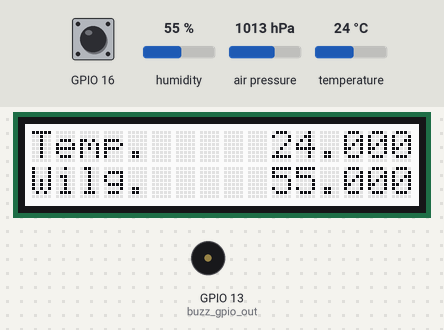
A program run on a simulated Raspberry Pi (BCM pin numbers). Parts: 16×2 character LCD, buzzer (waves = sounding, pin HIGH). The inputs (shaded band) are chosen by the test bench; at power-on: temperature 24 °C, GPIO 16 HIGH, humidity 55 %, air pressure 1013 hPa. Threads take turns every 2 ms; what the program prints to the terminal is not drawn.

Above: at 1.2 s.
1.3 s: temperature set to 25.5 °C
At 5.2 s:
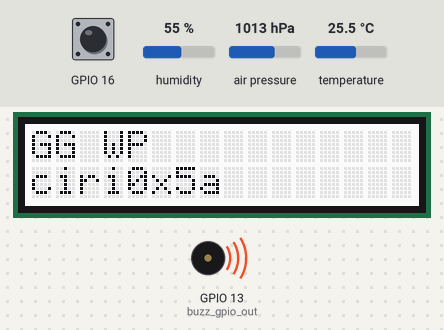
At 6.5 s:
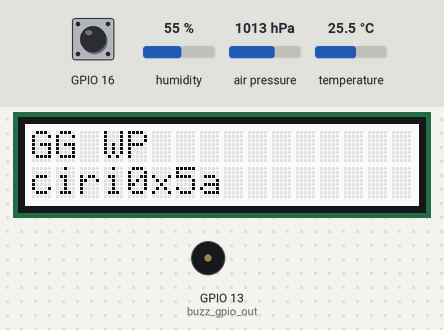
6.9 s: temperature set to 28 °C
Timing chart, 0 to 17.0 s (numbered marks = the images above; inputs shaded):
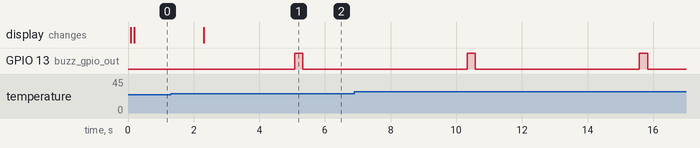

The program:

lcd-rotate-msgs.py
```python
#!/usr/bin/python
import threading
from collections import deque
from enum import Enum
from time import sleep, perf_counter

import bme280
import smbus2
import RPi.GPIO as GPIO
import rgb1602
import w1thermsensor

# setup bme280
port = 3
address = 0x76
bus = smbus2.SMBus(port)
bme280.load_calibration_params(bus, address)
# setup lcd
lcd = rgb1602.RGB1602(16, 2)
# setup gpio
GPIO.setmode(GPIO.BCM)
GPIO.setwarnings(False)
# setup gpio buttons
GPIO.setup(16, GPIO.IN, pull_up_down=GPIO.PUD_UP)
GPIO.setup(17, GPIO.IN, pull_up_down=GPIO.PUD_UP)
GPIO.setup(18, GPIO.IN, pull_up_down=GPIO.PUD_UP)
GPIO.setup(19, GPIO.IN, pull_up_down=GPIO.PUD_UP)
GPIO.setup(20, GPIO.IN, pull_up_down=GPIO.PUD_UP)
# setup ds18b20
ds18b20 = w1thermsensor.W1ThermSensor()
# setup gpio buzzer
buzz_gpio_out = 13
GPIO.setup(buzz_gpio_out, GPIO.OUT)

# global sensors values
temp = 0.0
humi = 0.0
press = 0.0
probe_temp = 0.0


class Button(Enum):
    SELECT = 16
    UP = 17
    DOWN = 18
    LEFT = 19
    RIGHT = 20
    NONE = -1


def lcd_read_buttons():
    for btn in Button:
        if btn != Button.NONE:
            if GPIO.input(btn.value) == 1:
                return btn
    return Button.NONE


def lcd_print_messages(messages, indexes=None):
    if indexes is None:
        indexes = [0, 1]
    lcd.setCursor(0, 0)
    lcd.printout(messages[indexes[0]].ljust(16))
    lcd.setCursor(0, 1)
    lcd.printout(messages[indexes[1]].ljust(16))


def bme280_read_data_thread():
    while True:
        data = bme280.sample(bus, address)
        global temp, humi, press
        temp = data.temperature
        humi = data.humidity
        press = data.pressure
        sleep(1)


def buzzer_temp_thread():
    while True:
        if probe_temp > 25.0:
            GPIO.output(buzz_gpio_out, GPIO.HIGH)
            sleep(0.25)
            GPIO.output(buzz_gpio_out, GPIO.LOW)
        else:
            GPIO.output(buzz_gpio_out, GPIO.LOW)
        sleep(5)


def get_sensors_readable_data():
    return ['Temp.     {}'.format(f"{temp:06.03f}"),
            'Wilg.     {}'.format(f"{humi:06.03f}"),
            'Cisn.   {}'.format(f"{press:08.03f}"),
            'Temp.zewn.{}'.format(f"{probe_temp:06.03f}")]


def ds18b20_read_data_thread():
    while True:
        global probe_temp
        probe_temp = ds18b20.get_temperature()


def main():
    threading.Thread(target=ds18b20_read_data_thread).start()
    threading.Thread(target=bme280_read_data_thread).start()
    threading.Thread(target=buzzer_temp_thread).start()

    btn_pressed = Button.NONE
    messages = get_sensors_readable_data()
    indexes = deque(list(range(len(messages))))

    btn_hold = False
    time_btn_hold = 0.0

    while True:
        messages = get_sensors_readable_data()
        if not btn_hold:
            lcd_print_messages(messages, indexes)
        btn_last_state = btn_pressed
        # noinspection PyUnusedLocal
        btn_pressed = lcd_read_buttons()
        sleep(0.1)
        btn_pressed = lcd_read_buttons()
        # press
        if btn_pressed != Button.NONE and btn_pressed != btn_last_state:
            # scroll
            if btn_pressed == Button.UP:
                indexes.rotate(1)
            elif btn_pressed == Button.DOWN:
                indexes.rotate(-1)
        # hold >2.0s
        elif btn_pressed != Button.NONE and btn_pressed == btn_last_state:
            if not btn_hold:
                time_btn_hold = perf_counter()
            btn_hold = True
            if perf_counter() - time_btn_hold > 2.0:
                if btn_pressed == Button.SELECT:
                    lcd_print_messages(["GG WP", "ciri0x5a"])
        else:
            btn_hold = False
            time_btn_hold = 0.0


if __name__ == '__main__':
    main()
```

rgb1602.py
```python
# -*- coding: utf-8 -*-
import time
import sys
import wiringpi

LCD_ADDRESS   =  (0x7c>>1)
RGB_ADDRESS   =  (0xc0>>1)

#color define
WHITE      =     0
RED        =     1
GREEN      =     2
BLUE       =     3
REG_RED    =     0x04
REG_GREEN  =     0x03
REG_BLUE   =     0x02
REG_MODE1  =     0x00
REG_MODE2  =     0x01
REG_OUTPUT =     0x08
LCD_CLEARDISPLAY = 0x01
LCD_RETURNHOME = 0x02
LCD_ENTRYMODESET = 0x04
LCD_DISPLAYCONTROL = 0x08
LCD_CURSORSHIFT = 0x10
LCD_FUNCTIONSET = 0x20
LCD_SETCGRAMADDR = 0x40
LCD_SETDDRAMADDR = 0x80

#flags for display entry mode
LCD_ENTRYRIGHT = 0x00
LCD_ENTRYLEFT = 0x02
LCD_ENTRYSHIFTINCREMENT = 0x01
LCD_ENTRYSHIFTDECREMENT = 0x00

#flags for display on/off control
LCD_DISPLAYON = 0x04
LCD_DISPLAYOFF = 0x00
LCD_CURSORON = 0x02
LCD_CURSOROFF = 0x00
LCD_BLINKON = 0x01
LCD_BLINKOFF = 0x00

#flags for display/cursor shift
LCD_DISPLAYMOVE = 0x08
LCD_CURSORMOVE = 0x00
LCD_MOVERIGHT = 0x04
LCD_MOVELEFT = 0x00

#flags for function set
LCD_8BITMODE = 0x10
LCD_4BITMODE = 0x00
LCD_2LINE = 0x08
LCD_1LINE = 0x00
LCD_5x10DOTS = 0x04
LCD_5x8DOTS = 0x00

#class LCD:
#  def __init__(self, row, col):
#    self._row = row
#    self._col = col
#    print("LCD _row=%d _col=%d"%(self._row,self._col))
#
#  def printout(self,arg):
#    if(isinstance(arg,int)):
#      arg=str(arg)
#
#    for x in bytearray(arg,'utf-8'):
#      self.write(x)

class RGB1602:
    def __init__(self, col, row):
        #self.i2c=i2c
        self._row = row
        self._col = col
        print("LCD _row=%d _col=%d"%(self._row,self._col))
        self.LCD = wiringpi.wiringPiI2CSetup(LCD_ADDRESS)
        self.RGB = wiringpi.wiringPiI2CSetup(RGB_ADDRESS)
        self._showfunction = LCD_4BITMODE | LCD_1LINE | LCD_5x8DOTS;
        self.begin(self._row,self._col)
    #    for cmd in(
    #    LCD_FUNCTIONSET | LCD_2LINE,
    #    LCD_DISPLAYCONTROL | LCD_DISPLAYON | LCD_CURSOROFF | LCD_BLINKOFF,
    #    LCD_CLEARDISPLAY,
    #    LCD_ENTRYMODESET | LCD_ENTRYLEFT | LCD_ENTRYSHIFTDECREMENT
    #    ):

    #      self.command(cmd)
    #      time.sleep(0.1)
    #    self.setReg(REG_MODE1, 0)
    #    self.setReg(REG_OUTPUT, 0xFF)
    #    self.setReg(REG_MODE2, 0x20)

    def command(self,cmd):
        b=bytearray(2)
        b[0]=0x80
        b[1]=cmd
        wiringpi.wiringPiI2CWriteReg8(self.LCD,0x80,cmd)

    def write(self,data):
        b=bytearray(2)
        b[0]=0x40
        b[1]=data
        wiringpi.wiringPiI2CWriteReg8(self.LCD,0x40,data)

    def setReg(self,reg,data):
        b=bytearray(1)
        b[0]=data
        wiringpi.wiringPiI2CWriteReg8(self.RGB,reg,data)

    #  def send(self,addr,len,data):
    #    for i in range(0,len):
    #      wiringpi.write(LCD_ADDRESS,data)
    #      self.i2c.write_i2c_block_data(LCD_ADDRESS,addr,data)
    #      time.sleep(0.005)

    def setRGB(self,r,g,b):
        self.setReg(REG_RED,r)
        self.setReg(REG_GREEN,g)
        self.setReg(REG_BLUE,b)

    def setCursor(self,col,row):
        if(row == 0):
            col|=0x80
        else:
            col|=0xc0;
        self.command(col)

    def clear(self):
        self.command(LCD_CLEARDISPLAY)
        time.sleep(0.002)

    def scrollDisplayLeft(self):
        self.command(LCD_CURSORSHIFT | LCD_DISPLAYMOVE | LCD_MOVELEFT)

    def scrollDisplayRight(self):
        self.command(LCD_CURSORSHIFT | LCD_DISPLAYMOVE | LCD_MOVERIGHT)

    def printout(self,arg):
        if(isinstance(arg,int)):
            arg=str(arg)

        for x in bytearray(arg,'utf-8'):
            self.write(x)

    def home(self):
        self.command(LCD_RETURNHOME)        # set cursor position to zero
        time.sleep(1)        # this command takes a long time!

    def noDisplay(self):
        self._showcontrol &= ~LCD_DISPLAYON
        self.command(LCD_DISPLAYCONTROL | self._showcontrol)

    def display(self):
        self._showcontrol |= LCD_DISPLAYON
        self.command(LCD_DISPLAYCONTROL | self._showcontrol)

    def stopBlink(self):
        self._showcontrol &= ~LCD_BLINKON
        self.command(LCD_DISPLAYCONTROL | self._showcontrol)

    def blink(self):
        self._showcontrol |= LCD_BLINKON
        self.command(LCD_DISPLAYCONTROL | self._showcontrol)

    def noCursor(self):
        self._showcontrol &= ~LCD_CURSORON
        self.command(LCD_DISPLAYCONTROL | self._showcontrol)

    def cursor(self):
        self._showcontrol |= LCD_CURSORON
        self.command(LCD_DISPLAYCONTROL | self._showcontrol)

    def leftToRight(self):
        self._showmode |= LCD_ENTRYLEFT
        self.command(LCD_ENTRYMODESET | self._showmode)

    def rightToLeft(self):
        self._showmode &= ~LCD_ENTRYLEFT
        self.command(LCD_ENTRYMODESET | self._showmode)

    def noAutoscroll(self):
        self._showmode &= ~LCD_ENTRYSHIFTINCREMENT
        self.command(LCD_ENTRYMODESET | self._showmode)

    def autoscroll(self):
        self._showmode |= LCD_ENTRYSHIFTINCREMENT
        self.command(LCD_ENTRYMODESET | self._showmode)

    def customSymbol(self,location, charmap):
        location &= 0x7  # we only have 8 locations 0-7
        self.command(LCD_SETCGRAMADDR | (location << 3))
        #data = bytearray(9);
        data = 0x40
        #for i in range(0,8):
        #  data[i+1] = charmap[i]
        #self.send(data,9,charmap)

        for i in range(0,8):
            wiringpi.wiringPiI2CWriteReg8(self.LCD,0x40,charmap[i])


    def blinkLED(self):
        # blink period in seconds = (<reg 7> + 1) / 24
        # on/off ratio = <reg 6> / 256
        self.setReg(0x07, 0x17)  # blink every second
        self.setReg(0x06, 0x7f)  # half on, half off

    def noBlinkLED(self):
        self.setReg(0x07, 0x00)
        self.setReg(0x06, 0xff)

    def blink_on(self):
        self.blink()

    def blink_off(self):
        self.stopBlink()

    def cursor_on(self):
        self.cursor()

    def cursor_off(self):
        self.noCursor()

    def setBacklight(self,new_val):
        if(new_val):
            self.blinkLED()      # turn backlight on
        else:
            self.noBlinkLED()        # turn backlight off

    def load_custom_character(self,char_num,rows):
        self.customSymbol(char_num, rows)

    def printstr(self,c):
        #/< This function is not identical to the function used for "real" I2C displays
        #/< it's here so the user sketch doesn't have to be changed
        self.printout(c)


    #*******************************private*******************************#
    def begin(self,cols,lines,dotsize=LCD_5x8DOTS):
        if (lines > 1):
            self._showfunction |= LCD_2LINE

        self._numlines = lines
        self._currline = 0

        # for some 1 line displays you can select a 10 pixel high font
        if ((dotsize != 0) and (lines == 1)) :
            self._showfunction |= LCD_5x10DOTS

            # SEE PAGE 45/46 FOR INITIALIZATION SPECIFICATION!
        # according to datasheet, we need at least 40ms after power rises above 2.7V
        # before sending commands. Arduino can turn on way befer 4.5V so we'll wait 50
        #delayMicroseconds(50000);
        time.sleep(0.05)

        # this is according to the hitachi HD44780 datasheet
        # page 45 figure 23

        # Send function set command sequence
        self.command(LCD_FUNCTIONSET | self._showfunction);
        #delayMicroseconds(4500);  # wait more than 4.1ms
        time.sleep(0.005)
        # second try
        self.command(LCD_FUNCTIONSET | self._showfunction);
        #delayMicroseconds(150);
        time.sleep(0.005)
        # third go
        self.command(LCD_FUNCTIONSET | self._showfunction)
        # finally, set # lines, font size, etc.
        self.command(LCD_FUNCTIONSET | self._showfunction)
        # turn the display on with no cursor or blinking default
        self._showcontrol = LCD_DISPLAYON | LCD_CURSOROFF | LCD_BLINKOFF
        self.display()
        # clear it off
        self.clear()
        # Initialize to default text direction (for romance languages)
        self._showmode = LCD_ENTRYLEFT | LCD_ENTRYSHIFTDECREMENT
        # set the entry mode
        self.command(LCD_ENTRYMODESET | self._showmode);
        # backlight init
        self.setReg(REG_MODE1, 0)
        # set LEDs controllable by both PWM and GRPPWM registers
        self.setReg(REG_OUTPUT, 0xFF)
        # set MODE2 values
        # 0010 0000 -> 0x20  (DMBLNK to 1, ie blinky mode)
        self.setReg(REG_MODE2, 0x20)
        self.setColorWhite()

    def setColorWhite(self):
        self.setRGB(255, 255, 255)

    def setPWM(self,color,pwm):
        self.setReg(color, pwm)

    def setColorAll(self):
        self.setRGB(0, 0, 0)
```

Measured:
- the behaviour switches between 25 and 25.1 °C on temperature (found by bisection; images 0 and 1)
- after the input at 1.3 s, GPIO 13 (buzz_gpio_out): LOW → HIGH after 3.8 s, → LOW 0.25 s later
